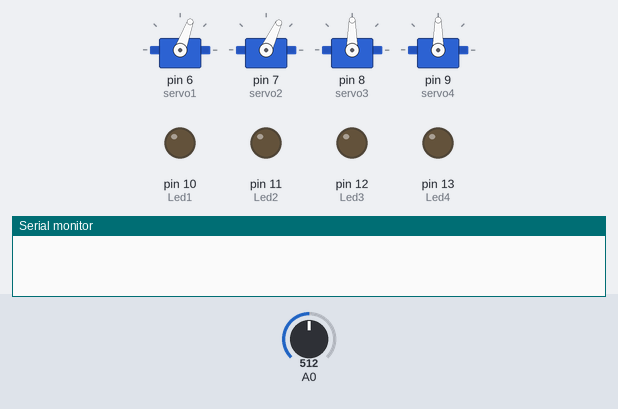
A sketch run on a simulated Arduino Uno, built with avr-gcc and run on an emulated ATmega328P. Shown: 4 × servo, output pins drawn as LEDs (lit = HIGH), the last lines printed to the serial monitor. Inputs (shaded band) come from the test bench; at power-on: A0 = 512.

Above: at 0.2 s.
1.6 s: A0 set to 390
At 4.9 s:
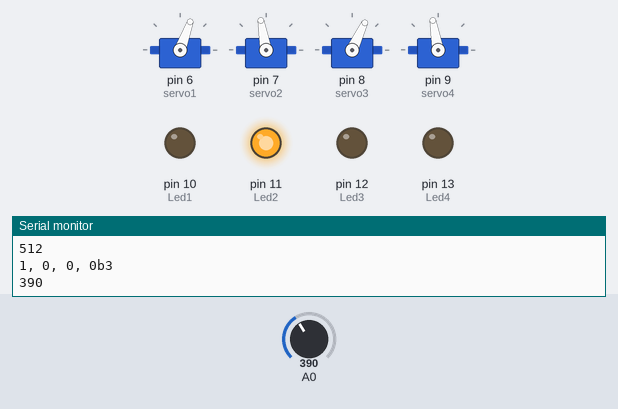
5.1 s: A0 set to 410
At 7.2 s:
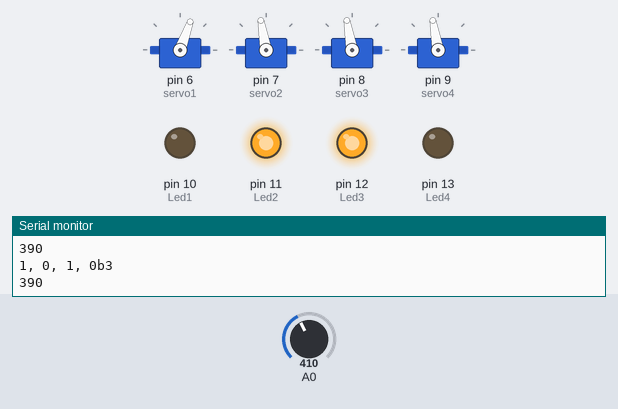
9.0 s: A0 set to 306
At 9.6 s:
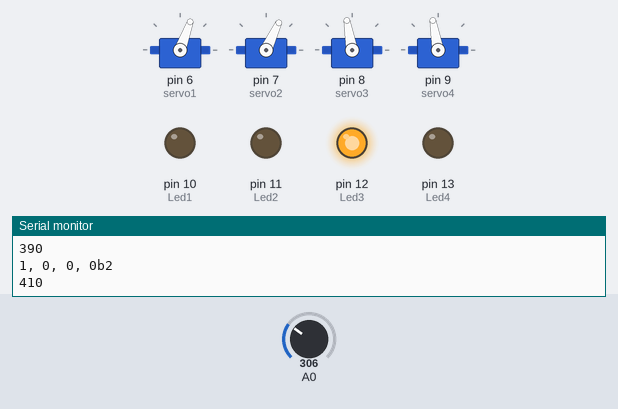
12.5 s: A0 set to 511
At 14.3 s:
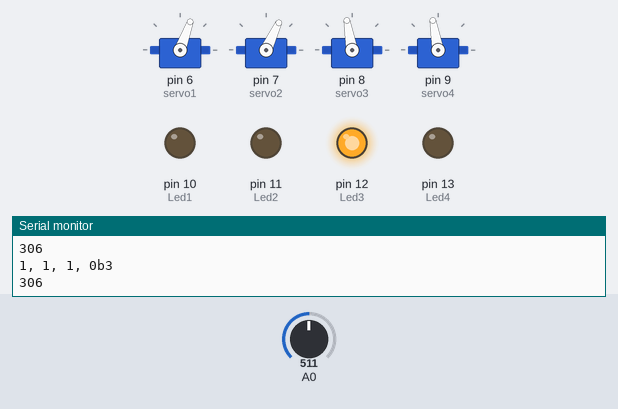
16.0 s: A0 set to 716
At 18.5 s:
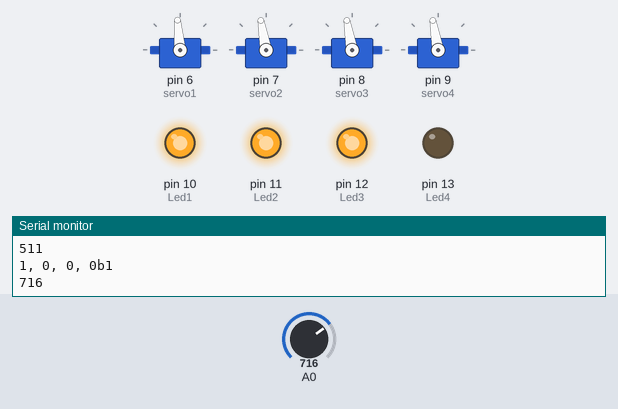
Timing chart, 0 to 20.5 s (numbered marks = the images above; inputs shaded):
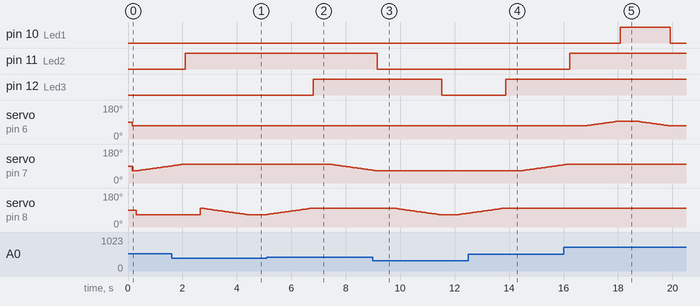

The sketch:

Arduino4Turnouts.ino
```cpp
/* Programa final para mover los desvios de una maqueta mediante
servos de modelismo. Se utilizan 4 pulsadores conectados al pin
analogico A0.
Los pines reservados para los servos son: pin 6,7,8,9
y van enlazados a los pines 10,11,12,13 respectivamente para encender
un LED o accionar un rele */

#include <Servo.h>

Servo servo1;       //Primer servo
Servo servo2;       //Segundo servo
Servo servo3;       //Tercer servo
Servo servo4;       //Cuarto servo
int swcs = 0;

int estadoPos1=1;    //Estado posición servo1
int estadoPos2=1;    //Estado posición servo2
int estadoPos3=0;    //Estado posición servo3
int estadoPos4=0;    //Estado posición servo4

int servoVar1=70;    //Posicíon del servo1 al iniciar el programa
int servoVar2=65;    //Posicíon del servo2 al iniciar el programa
int servoVar3=65;    //Posicíon del servo3 al iniciar el programa
int servoVar4=100;    //Posicíon del servo4 al iniciar el programa
int servoVarMin1=70;  //Valor minimo del servo1
int servoVarMin2=65;  //Valor minimo del servo2
int servoVarMin3=65;  //Valor minimo del servo3
int servoVarMin4=65;  //Valor minimo del servo4
int servoVarMax1=95;  //Valor máximo del servo1
int servoVarMax2=100;  //Valor máximo del servo2
int servoVarMax3=100;  //Valor máximo del servo3
int servoVarMax4=100;  //Valor máximo del servo4
int timeDelay=50; //90

int Led1=10;  //LED en pin 10 que correspode al servo1
int Led2=11;  //LED en pin 11 que correspode al servo2
int Led3=12;  //LED en pin 12 que correspode al servo3
int Led4=13;  //LED en pin 13 que correspode al servo4

void setup() {
  Serial.begin(9600);
servo1.attach(6);    //Adjuntamos el pin 6 a servo1
servo2.attach(7);    //Adjuntamos el pin 7 a servo2
servo3.attach(8);    //Adjuntamos el pin 8 a servo3
servo4.attach(9);    //Adjuntamos el pin 9 a servo4
delay (150);
servo1.write(servoVar1);
servo2.write(servoVar2);
delay (150);
servo3.write(servoVar3);
servo4.write(servoVar4);
servo1.detach();
servo2.detach();
servo3.detach();
servo4.detach();
pinMode(Led1,OUTPUT);
pinMode(Led2,OUTPUT);
pinMode(Led3,OUTPUT);
pinMode(Led4,OUTPUT);
}

void loop() {

  int valorPulsador = analogRead(0); // Lee el valor de la entrada analógica A0

		if (valorPulsador > 600 && valorPulsador < 1000){
                        swcs=1;
	                Serial.println("b1");
                        Serial.println(valorPulsador);
                        }
		if (valorPulsador > 400 && valorPulsador < 600){
			swcs=2;
                        Serial.println("b2");
                        Serial.println(valorPulsador);
                        }
		 if (valorPulsador > 300 && valorPulsador < 400){
                        swcs=3;
        		Serial.println("b3");
                        Serial.println(valorPulsador);
                        }
		if (valorPulsador > 200 && valorPulsador < 300){
			swcs=4;
                        Serial.println("b4");
                        Serial.println(valorPulsador);
                        }


 switch (swcs){
//Movimiento Servo 1---------------------------------------------
case 1:
 servo1.attach(6);    //Adjuntamos el pin 6 a servo1
 if (estadoPos1==1) {
   for(servoVar1 = servoVarMin1; servoVar1 <= servoVarMax1; servoVar1 += 1){
    servo1.write(servoVar1);
    delay(timeDelay);
 //  Serial.print (servoVar2);
 //  Serial.print (", ");
    }
    estadoPos1=0;
    swcs = 0;
    digitalWrite (Led1, HIGH);
    delay (50);
    }
else {
 if (estadoPos1==0){
    for(servoVar1 = servoVarMax1; servoVar1 >= servoVarMin1; servoVar1 -= 1){
    servo1.write(servoVar1);
    delay(timeDelay);
   // Serial.print (servoVar2);
   // Serial.print (", ");
    }
    estadoPos1=1;
    swcs = 0;
    digitalWrite (Led1,LOW);
    delay (50);
      }
    }
servo1.detach();
  break;

  //Movimiento Servo 2------------------------------------------
 case 2:
 servo2.attach(7);    //Adjuntamos el pin 6 a servo1
 if (estadoPos2==1) {
   for(servoVar2 = servoVarMin2; servoVar2 <= servoVarMax2; servoVar2 += 1){
    servo2.write(servoVar2);
    delay(timeDelay);
 //  Serial.print (servoVar2);
 //  Serial.print (", ");
    }
    estadoPos2=0;
    swcs = 0;
    digitalWrite (Led2, HIGH);
    delay (50);
    }
else {
 if (estadoPos2==0){
    for(servoVar2 = servoVarMax2; servoVar2 >= servoVarMin2; servoVar2 -= 1){
    servo2.write(servoVar2);
    delay(timeDelay);
   // Serial.print (servoVar2);
   // Serial.print (", ");
    }
    estadoPos2=1;
    swcs = 0;
    digitalWrite (Led2,LOW);
    delay (50);
      }
    }
servo2.detach();
  break;
  //Movimiento Servo 3---------------------------------------------
case 3:
 servo3.attach(8);    //Adjuntamos el pin 8 a servo3
 if (estadoPos3==1) {

   for(servoVar3 = servoVarMin3; servoVar3 <= servoVarMax3; servoVar3 += 1){
    servo3.write(servoVar3);
    delay(timeDelay);
    //Serial.print (servoVar3);
    //Serial.print (", ");
    }
    estadoPos3 = 0;
    swcs = 0;
    digitalWrite (Led3, HIGH);
    delay (50);
    }
else {
 if (estadoPos3==0){
    servo3.attach(8);    //Adjuntamos el pin 8 a servo3
    for(servoVar3 = servoVarMax3; servoVar3 >= servoVarMin3; servoVar3 -= 1){
    servo3.write(servoVar3);
    delay(timeDelay);
   // Serial.print (servoVar3);
   // Serial.print (", ");
    }
    estadoPos3=1;
    swcs = 0;
    digitalWrite (Led3, LOW);
    delay (50);
      }
    }
 servo3.detach();
  break;
  //Movimiento Servo 4 ---------------------------------------
  case 4:
 servo4.attach(9);    //Adjuntamos el pin 9 a servo4
 if (estadoPos4==1) {
   for(servoVar4 = servoVarMin4; servoVar4 <= servoVarMax4; servoVar4 += 1){
    servo4.write(servoVar4);
    delay(timeDelay);
    //Serial.print (servoVar4);
    //Serial.print (", ");
    }
    estadoPos4 = 0;
    swcs = 0;
    digitalWrite (Led4, HIGH);
    delay (50);
    }
else {
 if (estadoPos4==0){
    for(servoVar4 = servoVarMax4; servoVar4 >= servoVarMin4; servoVar4 -= 1){
    servo4.write(servoVar4);
    delay(timeDelay);
    //Serial.print (servoVar4);
   // Serial.print (", ");
    }
    estadoPos4=1;
    swcs = 0;
    digitalWrite (Led4, LOW);
    delay (50);
      }
    }
 servo4.detach();
  break;
}

  delay(500);
Serial.println("");
Serial.print (estadoPos1);
Serial.print (", ");
Serial.print (estadoPos2);
Serial.print (", ");
Serial.print (estadoPos3);
Serial.print (", ");
Serial.print (estadoPos4);
}
```

Measured:
- after the input at 1.6 s, pin 11 (Led2): goes on until 2.1 s, then stays HIGH; servo on pin 7 (servo2): goes on until 2.1 s, then stays 100°
- after the input at 5.1 s, servo on pin 7 (servo2): moves from 100° to 68° over 1.6 s, starting after 2.3 s; servo on pin 8 (servo3): goes on until 6.8 s, then stays 100°
- after the input at 9.0 s, pin 11 (Led2): goes on until 9.2 s, then stays LOW; pin 12 (Led3): HIGH → LOW after 2.5 s; servo on pin 7 (servo2): goes on until 9.1 s, then stays 65°
- after the input at 12.5 s, servo on pin 7 (servo2): moves from 65° to 96° over 1.5 s, starting after 2.0 s; servo on pin 8 (servo3): goes on until 13.8 s, then stays 100°
- after the input at 16.0 s, pin 10 (Led1): LOW → HIGH after 2.1 s, → LOW 1.9 s later; pin 11 (Led2): goes on until 16.2 s, then stays HIGH; servo on pin 6 (servo1): rises from 70° to 95° in 1.2 s, then falls to 70° in 1.9 s; servo on pin 7 (servo2): goes on until 16.2 s, then stays 100°
